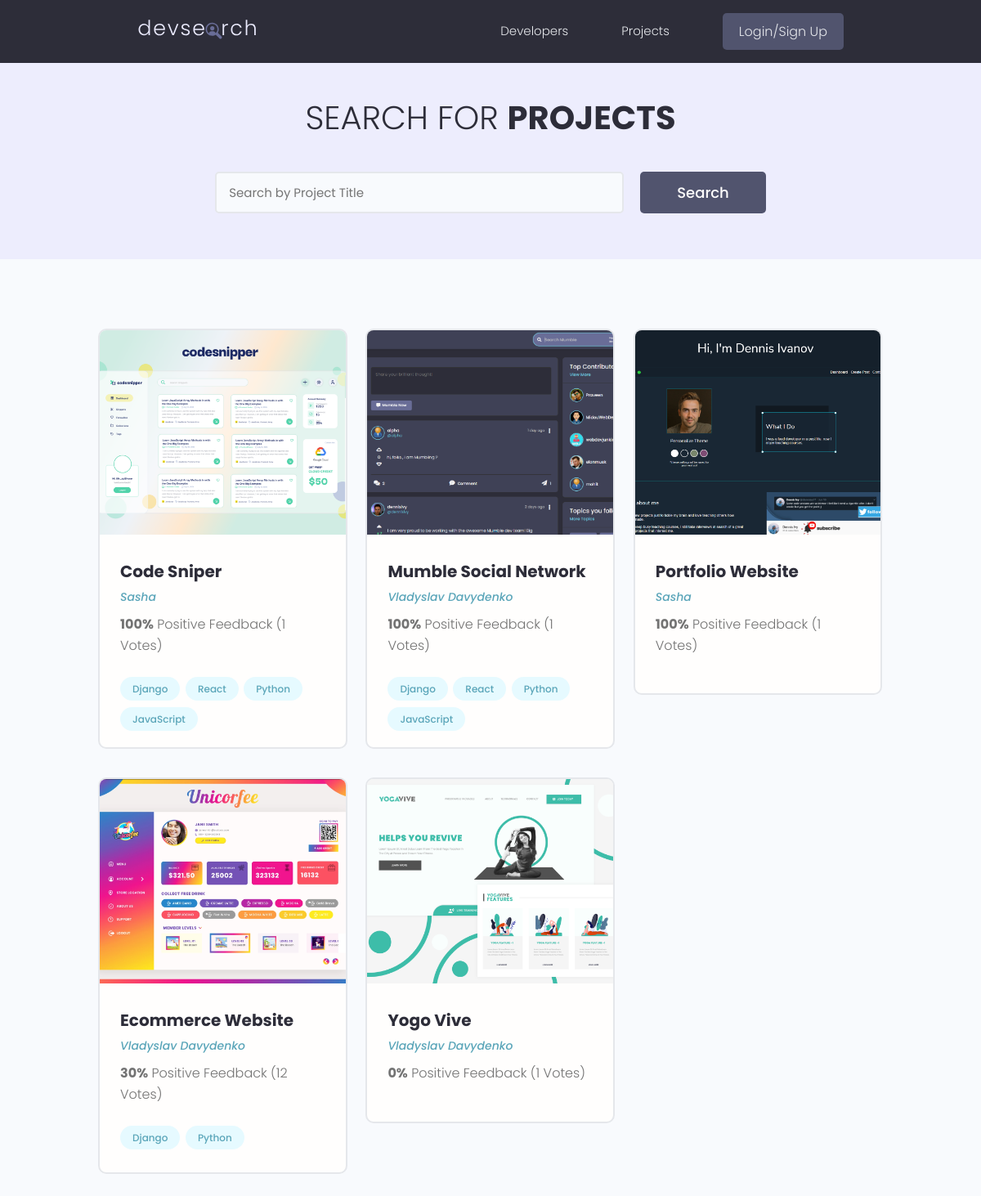
/projects/, run on the app's committed database.
### projects/models.py (models this page shows, shortened)
class Project(models.Model):
    owner = models.ForeignKey(Profile, null = True, blank=True, on_delete=models.SET_NULL)
    title = models.CharField(max_length=200)
    description = models.TextField(null=True, blank=True)
    featured_image = models.ImageField(null=True, blank=True, default="default.jpg")
    demo_link = models.CharField(max_length=2000, null=True, blank=True)
    source_link = models.CharField(max_length=2000, null=True, blank=True)
    vote_total = models.IntegerField(default=0, null=True, blank=True)
    vote_ratio = models.IntegerField(default=0, null=True, blank=True)
    tags = models.ManyToManyField('Tag', blank=True)
    created = models.DateTimeField(auto_now_add=True)
    id = models.UUIDField(default=uuid.uuid4, unique=True, primary_key=True, editable=False)
    class Meta:
        ordering=['-vote_ratio', '-vote_total', 'title']

class Tag(models.Model):
    name = models.CharField(max_length=200)
    created = models.DateTimeField(auto_now_add=True)
    id = models.UUIDField(default=uuid.uuid4, unique=True, primary_key=True, editable=False)
    def __str__(self) -> str:
        return self.name

### users/models.py (models this page shows, shortened)
class Profile(models.Model):
    user = models.OneToOneField(User, on_delete=models.CASCADE, null=True, blank=True)
    name = models.CharField(max_length=200, blank=True, null=True)
    email = models.EmailField(max_length=500, blank=True, null=True)
    username = models.CharField(max_length=200, blank=True, null=True)
    location = models.CharField(max_length=200, blank=True, null=True)
    short_intro = models.CharField(max_length=200, blank=True, null=True)
    bio = models.TextField(blank=True, null=True)
    profile_image = models.ImageField(null = True, blank=True, upload_to='profiles/', default= 'profiles/user-default.png')
    social_github = models.CharField(max_length=200, blank=True, null=True)
    social_stackoverflow = models.CharField(max_length=200, blank=True, null=True)
    social_twitter = models.CharField(max_length=200, blank=True, null=True)
    social_linkedin = models.CharField(max_length=200, blank=True, null=True)
    social_website = models.CharField(max_length=200, blank=True, null=True)
    id = models.UUIDField(default=uuid.uuid4, unique=True, primary_key=True, editable=False)

### projects/views.py (the view)
# urls.py: path('projects/', include("projects.urls")),
def projects(request):
    projects, search_query = searchProjects(request)
    custom_range, projects = paginateProjects(request, projects, 6)
    context = {'projects':projects, 'search_query':search_query, 'custome_range': custom_range}
    return render(request, "projects/projects.html", context)

### projects/utils.py (called while the page is built)
def paginateProjects(request, projects, results):
    page = request.GET.get('page')
    paginator = Paginator(projects, results)
    try:
        projects = paginator.page(page)
    except PageNotAnInteger:
        page = 1
        projects = paginator.page(page)
    except EmptyPage:
        page = paginator.num_pages
        projects = paginator.page(page)
    leftIndex = (int(page) - 4)
    if leftIndex < 1:
        leftIndex = 1
    rightIndex = (int(page) + 5)
    if rightIndex > paginator.num_pages:
        rightIndex = paginator.num_pages + 1
    custom_range = range(leftIndex, rightIndex)
    return custom_range, projects

def searchProjects(request):
    search_query = ''
    if request.GET.get('search_query'):
        search_query = request.GET.get('search_query')
    tags = Tag.objects.filter(name__icontains=search_query)
    projects = Project.objects.distinct().filter(
        Q(title__icontains=search_query) |
        Q(owner__name__icontains=search_query)|
        Q(tags__in=tags) |
        Q(description__icontains=search_query)
        )
    return projects, search_query

### projects/templates/projects/projects.html (shortened to what this page needs)
{% extends 'main.html' %}
{% block content %}
<main class="projects">
    <section class="hero-section text-center">
      <div class="container container--narrow">
        <div class="hero-section__box">
          <h2>Search for <span>Projects</span></h2>
        </div>
        <div class="hero-section__search">
          <form id="searchForm" class="form" action="{% url 'projects' %}" method="get">
            <div class="form__field">
              <input class="input input--text" id="formInput#search" type="text" name="search_query"
                value="{{search_query}}" placeholder="Search by Project Title" />
            </div>
            <input class="btn btn--sub btn--lg" type="submit" value="Search" />
          </form>
        </div>
      </div>
    </section>
    <section class="projectsList">
      <div class="container">
        <div class="grid grid--three">
        {% for project in projects %}
          <div class="column">
            <div class="card project">
              <a href="{% url 'single-project' project.id%}" class="project">
                <img class="project__thumbnail" src="{{project.featured_image.url}}" alt="project thumbnail" />
                <div class="card__body">
                  <h3 class="project__title">{{project.title}}</h3>
                  <p><a class="project__author" href="{% url 'user-profile' project.owner.id %}">{{project.owner.name}}</a></p>
                  <p class="project--rating">
                    <span style="font-weight: bold;">{{project.vote_ratio}}%</span> Positive
                    Feedback ({{project.vote_total}} Vote{{project.vote_ratio|pluralize:"s"}})
                  </p>
                  <div class="project__tags">
                    {% for tag in project.tags.all %}
                    <span class="tag tag--pill tag--main">
                      <small>{{tag}}</small>
                    </span>
                    {% endfor %}
                  </div>
                </div>
              </a>
            </div>
          </div>
        {% endfor %}
        </div>
      </div>
    </section>
  </main>
{% endblock content %}

### static/styles/app.css (style rules this page uses)
:root { --color-sub: #2d2d39; }
.btn--sub { background-color: var(--color-sub-light); }
.card { border: 2px solid var(--color-light); }
img { width: 100%; }
.hero-section { height: 40vh; display: flex; align-items: center; background-color: var(--color-sub); }
.hero-section__box { margin-bottom: 4rem; }
.hero-section__box > h2, .hero-section__box > h2 > span { font-size: 4rem; color: var(--color-light); line-height: 1.3; text-transform: uppercase; }
.hero-section__box > h2 { font-weight: 300; }
.hero-section__box > h2 > span { font-weight: 700; }
.hero-section__search > .form { display: flex; align-items: center; justify-content: center; gap: 2rem; }
.hero-section__search > .form input.input--text { width: 50rem; }
.project__author { font-size: 1.4rem; font-style: italic; }
.project--rating { margin-bottom: 1.6em; margin-top: .5em; }
.projects > .hero-section { background: var(--color-sub-lighter); height: 30vh; }
.projects .hero-section__box { margin-bottom: 2.5rem; }
.projects .hero-section__box > h2 { color: var(--color-sub); }
.projects .hero-section__box > h2 > span { font-weight: 700; color: var(--color-sub); }
.projectsList { margin-top: 8rem; }
.project__thumbnail { height: 25rem; object-fit: cover; object-position: top center; }
.project__title { font-size: 2rem; font-weight: 700; color: var(--color-sub); }

### static/uikit/styles/modules/_variables.css (style rules this page uses)
:root { --color-main: #5aa5b9; --color-main-light: #e6faff; --color-sub: #3f4156; --color-sub-light: #51546e; --color-sub-lighter: #ededfd; --color-text: #737373; --color-gray: #8b8b8b; --color-light: #e5e7eb; --color-light-gray: #767676; --color-bg: #f8fafd; --color-white: #fffefd; --color-white-light: #f3f3f3; --color-success: #359e64; --color-success-bg: #def8e8; --color-error: #fc4b0b; --color-error-bg: #fff2ee; --font-base: 'Poppins', arial, helvetica, 'Segoe UI', roboto, ubuntu, sans-serif; --font-monospace: 'Fira Code', 'Courier New', courier, monospace; --font-regular: 300; --font-medium: 500; --font-bold: 700; --generic-shadow: 1px 1px 5px #00000010; --generic-transition: all 0.3s ease-in-out; }

### static/uikit/styles/modules/_base.css (style rules this page uses)
* { margin: 0; padding: 0; box-sizing: border-box; text-rendering: optimizeLegibility; color: inherit; font-size: inherit; }
html { font-size: 50%; }
@media only screen and (min-width: 480px) { html { font-size: 56.25%; } }
@media only screen and (min-width: 1200px) { html { font-size: 62.5%; } }
body { line-height: 1.6; font-weight: 400; font-size: 1.5rem; color: var(--color-text); background-color: var(--color-bg); min-height: 100vh; }

### static/uikit/styles/modules/_typography.css (style rules this page uses)
* { font-family: var(--font-base); }
h2 { font-size: 3.6rem; font-weight: var(--font-bold); }
h3 { font-size: 3.2rem; font-weight: var(--font-medium); }
p, span, strong { font-size: 1.6rem; color: var(--color-text); font-weight: var(--font-regular); }
a { padding-bottom: 2px; text-decoration: none; display: inline-block; color: var(--color-main); font-weight: var(--font-medium); }

### static/uikit/styles/modules/_utilities.css (style rules this page uses)
.container { width: 92%; max-width: 165rem; margin: 0 auto; box-sizing: border-box; }
.container--narrow { width: 92%; max-width: 120rem; }
@media screen and (min-width: 1000px) { .container { width: 90%; } }
@media screen and (min-width: 1000px) { .container--narrow { width: 85%; } }
@media screen and (min-width: 1200px) { .container { width: 80%; } }
@media screen and (min-width: 1200px) { .container--narrow { width: 72%; } }
.text-center { text-align: center; }

### static/uikit/styles/modules/_button.css (style rules this page uses)
.btn { display: inline-block; position: relative; cursor: pointer; background-color: var(--color-light); font-weight: var(--font-medium); color: var(--color-sub); text-decoration: none; padding: 1rem 2rem; border-radius: 0.5rem; border: none; width: -webkit-fit-content; width: -moz-fit-content; width: fit-content; height: -webkit-fit-content; height: -moz-fit-content; height: fit-content; font-size: 1.6rem; outline-width: 0; outline-color: transparent; -webkit-backface-visibility: hidden; backface-visibility: hidden; transition: all 0.3s ease-in-out; }
.btn--sub { background-color: var(--color-sub); color: var(--color-white); }
.btn--lg { font-size: 1.8rem; padding: 1.2rem 4.5rem; }

### static/uikit/styles/modules/_card.css (style rules this page uses)
.card { border-radius: 1rem; background-color: var(--color-white); border: 1.5px solid var(--color-light); width: auto; height: auto; margin-top: 0.5rem; margin-bottom: 0.5rem; overflow: hidden; }
.card__body, .card__header { padding: 2rem 2.5rem; }

### data on the page
Project: featured_image (picture), title "Code Sniper", owner.name "Sasha", vote_ratio "100", vote_total "1"
Tag: name "Django"
Tag: name "React"
Tag: name "Python"
Tag: name "JavaScript"
Project: featured_image (picture), title "Mumble Social Network", owner.name "Vladyslav Davydenko", vote_ratio "100", vote_total "1"
Project: featured_image (picture), title "Portfolio Website", owner.name "Sasha", vote_ratio "100", vote_total "1"
Project: featured_image (picture), title "Ecommerce Website", owner.name "Vladyslav Davydenko", vote_ratio "30", vote_total "12"
Project: featured_image (picture), title "Yogo Vive", owner.name "Vladyslav Davydenko", vote_ratio "0", vote_total "1"
